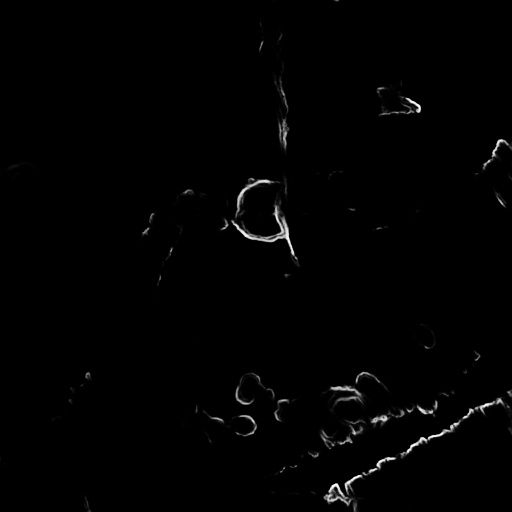
#> input picture HED/output-mypretrain/test/png/crop106.png, 1024 x 1024 px, given in place of png, which was not available (shown at 1/2 size)
$ python process_contours_after_rules.py
#> lines starting #> are read from the running program, lines starting #| are printed output that depends on the picture; after the words box and inside, x2 and y2 are one past the last pixel; in counts of white or black regions, pixels touching at a corner belong together; pictures that were not available may be replaced by others from this repository, and a replacement may not be noted
import cv2
import numpy as np
import os
from PIL import Image


def compute_curvature(points):
    """计算曲线上所有点的曲率。返回一个曲率数组"""
    curvatures = np.zeros(len(points))
    for i in range(1, len(points) - 1):
        p1 = np.array(points[i - 1])
        p2 = np.array(points[i])
        p3 = np.array(points[i + 1])
        v1 = p2 - p1
        v2 = p3 - p2
        curvature = np.linalg.norm(np.cross(v1, v2)) / (np.linalg.norm(v1) * np.linalg.norm(v2) + 1e-5)
        curvatures[i] = curvature
    return curvatures

def filter_contours(contours, convex_hulls, min_circularity=0.15, max_variance=0.1, min_mean_curvature=0.1, min_area=400, max_aspect_ratio=3):
    """根据圆度、曲率方差、平均曲率、最小面积、凸化面积比和长条形过滤筛选轮廓"""
    filtered_contours = []
    for contour, hull in zip(contours, convex_hulls):
        original_area = cv2.contourArea(contour)
        convex_area = cv2.contourArea(hull)

        points = contour[:, 0, :]
        curvatures = compute_curvature(points)
        mean_curvature = np.mean(curvatures)
        variance_curvature = np.var(curvatures)
        perimeter = cv2.arcLength(contour, True)
        circularity = 4 * np.pi * convex_area / (perimeter**2) if perimeter > 0 else 0

        rect = cv2.minAreaRect(contour)
        width, height = rect[1]
        aspect_ratio = max(width / (height + 0.1), height / (width + 0.1))

        if (circularity >= min_circularity and
            variance_curvature <= max_variance and
            mean_curvature >= min_mean_curvature and
            original_area >= min_area and
            aspect_ratio <= max_aspect_ratio):
            filtered_contours.append(hull)

    return filtered_contours

# 定义路径
wjj = os.path.join(r'HED/data/DeepBlue', 'test')

# 定义保存文件夹路径，确保中文路径为 Unicode 格式
original_contours_folder = "HED/output2/original"
blank_contours_folder = "HED/output2/blank"

# 如果文件夹不存在，则创建它们
if not os.path.exists(original_contours_folder):
    os.makedirs(original_contours_folder)

if not os.path.exists(blank_contours_folder):
    os.makedirs(blank_contours_folder)

# 遍历 wjj 文件夹下的所有文件
file_list = os.listdir(wjj)
for file_name in file_list:
    # 获取文件名和扩展名
    wj, hzm = os.path.splitext(file_name)

    # 读取彩色图像，拼接图像路径
    image_path = os.path.join(wjj, file_name)

    # 检查图像路径是否存在
    if not os.path.exists(image_path):
        print(f"图像路径不存在: {image_path}")
        continue

    # 读取彩色图像
    image = cv2.imread(image_path, cv2.IMREAD_COLOR)
#> image is the input picture: shape (1024, 1024, 3); min 0, max 252, mean 2.1

    # 检查图像是否成功读取
    if image is None:
        print(f"无法读取图像，请检查路径: {image_path}")
        continue

    # 将图像转换为灰度图像
    gray_image = cv2.cvtColor(image, cv2.COLOR_BGR2GRAY)
    gaussian_blur = cv2.GaussianBlur(gray_image, (5, 5), 0)
    median_blur = cv2.medianBlur(gaussian_blur, 5)
    bilateral_filter = cv2.bilateralFilter(median_blur, 9, 75, 75)
    _, binary_image = cv2.threshold(bilateral_filter, 127, 255, cv2.THRESH_BINARY)
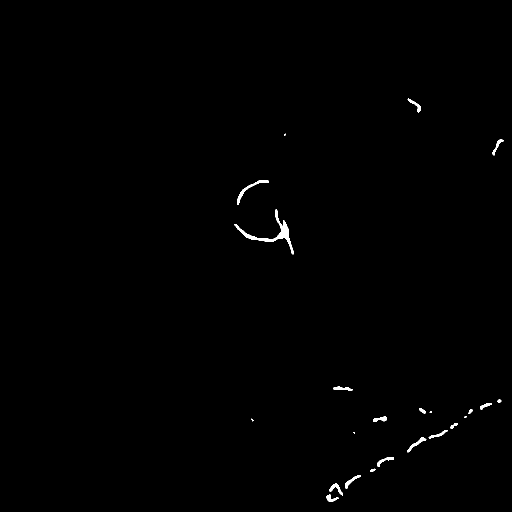
#> binary_image: shape (1024, 1024) (shown at 1/2 size); 0.41% white; 23 white regions (5 under 20 px), largest, box (x1, y1, x2, y2) and area: (469, 419, 588, 509) 1355, (475, 360, 538, 410) 421, (814, 875, 853, 905) 254
    kernel = np.ones((3, 3), np.uint8)
    morph_image = cv2.morphologyEx(binary_image, cv2.MORPH_OPEN, kernel)
#> morph_image: shape (1024, 1024); 0.4% white; 21 white regions (2 under 20 px)
    print('去除噪音')
    contours, hierarchy = cv2.findContours(morph_image, cv2.RETR_CCOMP, cv2.CHAIN_APPROX_SIMPLE)
#> contours = 21 contours, 2 with area under 20; largest, box (x1, y1, x2, y2) and area: (469, 419, 588, 508) 1154, (475, 360, 538, 410) 340, (814, 875, 852, 904) 208, (690, 950, 721, 977) 180, (659, 967, 686, 990) 179
    height, width = morph_image.shape
#> height = 1024; width = 1024
    # print(height,width)
    filtered_contours = []
    for contour in contours:
        area = cv2.contourArea(contour)
        if area*4 < height*width:
            filtered_contours.append(contour)
#> this loop made 21 passes
#> area on passes 1, 2, 3, 4, 5, 6, 7, 8, 9, 10, 13, 14: 131.5, 179, 180.5, 30.5, 157, 207.5, 139, 59, 53.5, 87, 38, 62
#> after the loop, filtered_contours has the same summary as contours
    contours = filtered_contours
    print('跳过1', len(contours))
#| 跳过1 21
    convex_hulls = [cv2.convexHull(cnt) for cnt in contours]
#> convex_hulls = 21 contours, 2 with area under 20; largest, box (x1, y1, x2, y2) and area: (469, 419, 588, 508) 5618, (475, 360, 538, 410) 1122, (814, 875, 852, 904) 354, (659, 967, 686, 990) 338, (690, 950, 721, 977) 293
    print('跳过2')
    filtered_contours = []
    for i,contour in enumerate(contours):
        area = cv2.contourArea(contour)
        if area*4 < height*width:
            filtered_contours.append(contour)
    contours = filtered_contours
    contours = filter_contours(contours, convex_hulls)
#> the loop in filter_contours, `for contour, hull in zip(contours, convex_hulls):` made 21 passes
#> (original_area, convex_area, mean_curvature, variance_curvature, perimeter, circularity, rect, width) on passes 1, 2, 3, 5, 6, 7, 8: (131.5, 204.5, 0.679, 0.0383, 66.87, 0.575, ((664, 995.5), (13, 22), -90), 13), (179, 338.5, 0.69, 0.0241, 91.74, 0.505, ((674, 976.9), (18.43, 28.08), -73.07), 18.43), (180.5, 293, 0.693, 0.0329, 90.33, 0.451, ((703.6, 960.9), (38.95, 9.82), -41.5), 38.95), (157, 292.5, 0.67, 0.0348, 87.94, 0.475, ((769.6, 921.3), (36.66, 10.2), -27.35), 36.66), (207.5, 354, 0.695, 0.0278, 104.5, 0.408, ((831, 888.3), (44.65, 9.98), -33.69), 44.65), (139, 211.5, 0.686, 0.0296, 87.6, 0.346, ((876.4, 869), (39.38, 7.17), -22.17), 39.38), (59, 78.5, 0.668, 0.0542, 40.97, 0.588, ((907.3, 850.7), (16.4, 5.96), -37.87), 16.4)
#> (original_area, convex_area, curvatures, mean_curvature, variance_curvature, perimeter, circularity, rect) on passes 4, 9, 13, 14, 16: (30.5, 33.5, [0, 0, 0, 0, 0, 0, 0, 0, 0, 0, 0, 0, 0], 0.643, 0.0861, 25.07, 0.67, ((744.5, 940.4), (10.12, 4.11), -18.43)), (53.5, 55, [0, 0, 0, 0, 0, 0, 0, 0, 0, 0, 0, 0, 0, 0], 0.606, 0.0612, 28.73, 0.837, ((751, 839.5), (7, 10), -90)), (38, 39.5, [0, 0, 0, 0, 0, 0, 0, 0, 0, 0, 0], 0.605, 0.0883, 26.14, 0.726, ((940, 822.5), (10.61, 4.95), -45)), (62, 66, [0, 0, 0, 0, 0, 0, 0, 0, 0, 0, 0, 0, 0, 0, 0, 0], 0.637, 0.0629, 34.97, 0.678, ((844.4, 821.1), (5.82, 14.7), -56.31)), (26.5, 26.5, [0, 0.707, 0.707, 0.707, 0.707, 0.707, 0.707, 0], 0.53, 0.0937, 19.07, 0.916, ((998, 801.5), (5, 6), -90))
#> after the loop in filter_contours, `for contour, hull in zip(contours, convex_hulls):`: filtered_contours = 1 contour; box (x1, y1, x2, y2) and area: (469, 419, 588, 508) 5618
#> contours has the same summary as filtered_contours in filter_contours
    print('跳过23')
    temp_image = np.zeros_like(image, dtype=np.uint8)
    for i, contour in enumerate(contours):
        # 绘制单个轮廓
        cv2.drawContours(temp_image, [contour], -1, (255, 255, 255), thickness=cv2.FILLED)
#> this loop made 1 pass
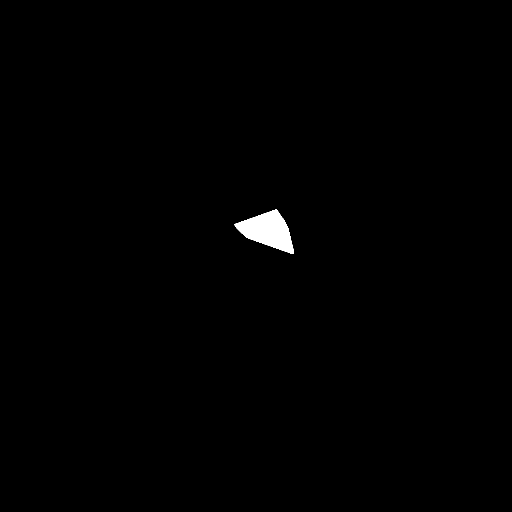
#> temp_image: shape (1024, 1024, 3) (shown at 1/2 size); 0.55% white; 1 white region, box (x1, y1, x2, y2) and area: (469, 419, 588, 508) 5764

    gray_temp_image = cv2.cvtColor(temp_image, cv2.COLOR_BGR2GRAY)
#> gray_temp_image: shape (1024, 1024); 0.55% white; 1 white region
    # cv2.imwrite(r'D:\my_pro\save_temp\\'+wj+'.png',gray_temp_image)
    # 从填充的灰度图像中提取新的轮廓
    contours, _ = cv2.findContours(gray_temp_image,cv2.RETR_CCOMP, cv2.CHAIN_APPROX_SIMPLE)
#> contours = 1 contour; box (x1, y1, x2, y2) and area: (469, 419, 588, 508) 5616
    filtered_contours = []
    for contour in contours:
        area = cv2.contourArea(contour)
        if area*4 < height*width:
            filtered_contours.append(contour)
#> this loop made 1 pass
#> area on pass 1: 5616
#> after the loop, filtered_contours has the same summary as contours
    filtered_contours = []
    for contour in contours:
        keep = True
        for point in contour:
            x, y = point[0]
            # print('x,y 是',x, y)
            if x == 0 or y == 0 or x == width - 1 or y == height - 1:
                keep = False
                break
        if keep:
            filtered_contours.append(contour)
#> this loop made 1 pass
    contours = filtered_contours
    contours = filter_contours(contours, filtered_contours)
#> the loop in filter_contours (call 2), `for contour, hull in zip(contours, convex_hulls):` made 1 pass
#> (original_area, convex_area, mean_curvature, variance_curvature, perimeter, circularity, rect, width) on pass 1: (5616, 5616, 0.703, 0.00628, 342.9, 0.6, ((530.8, 476.3), (98.86, 95.44), -19.5), 98.86)
#> after the loop in filter_contours (call 2), `for contour, hull in zip(contours, convex_hulls):`: filtered_contours has the same summary as contours outside filter_contours
    # 再次进行形态学去噪（开运算）
    morph_image_final = cv2.morphologyEx(morph_image, cv2.MORPH_OPEN, kernel)

    # 保存去噪后的黑白图像到 first_process 文件夹
    blank_with_contours_path = os.path.join(blank_contours_folder, wj + '.png')
    Image.fromarray(morph_image_final).save(blank_with_contours_path)

    # 在原图上画过滤后的红色边界
    output_image = image.copy()
    cv2.drawContours(output_image, filtered_contours, -1, (0, 0, 255), 2)  # 红色描边，边界厚度为2
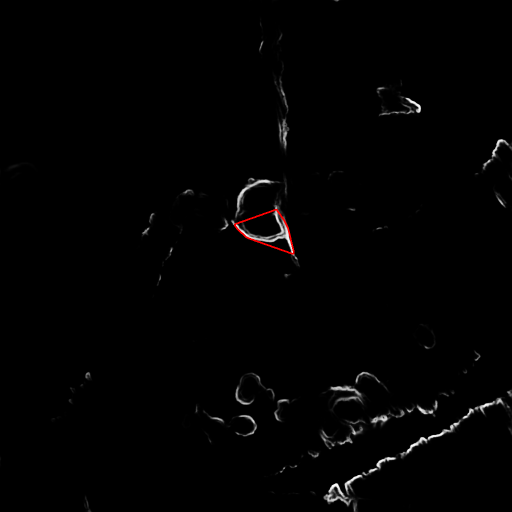
#> output_image: shape (1024, 1024, 3) (shown at 1/2 size); 0.11% of pixels changed, all inside (x1, y1, x2, y2) = (468, 418, 589, 509)

    # 将 OpenCV 图像转换为 Pillow 图像
    output_image_pil = Image.fromarray(cv2.cvtColor(output_image, cv2.COLOR_BGR2RGB))

    # 保存带红色边界的图像到 '第一次处理的效果' 文件夹
    original_with_contours_path = os.path.join(original_contours_folder, wj + '.png')
    output_image_pil.save(original_with_contours_path)

    print(f"处理完成: {file_name}")
    print(f"黑白图像已保存到: {blank_with_contours_path}")
    print(f"红色边界图像已保存到: {original_with_contours_path}")
